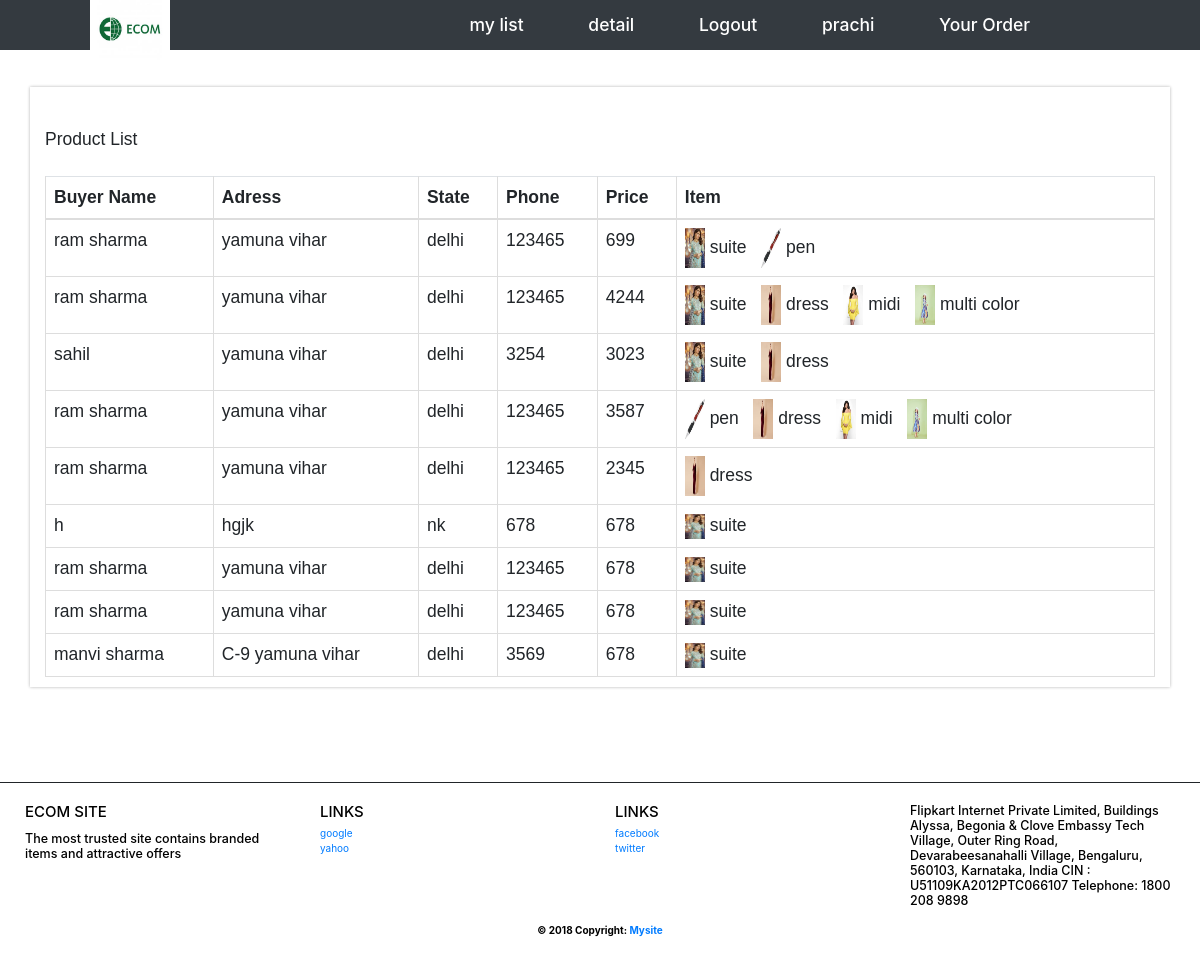
The app's page /show_order/ (signed in), older data.
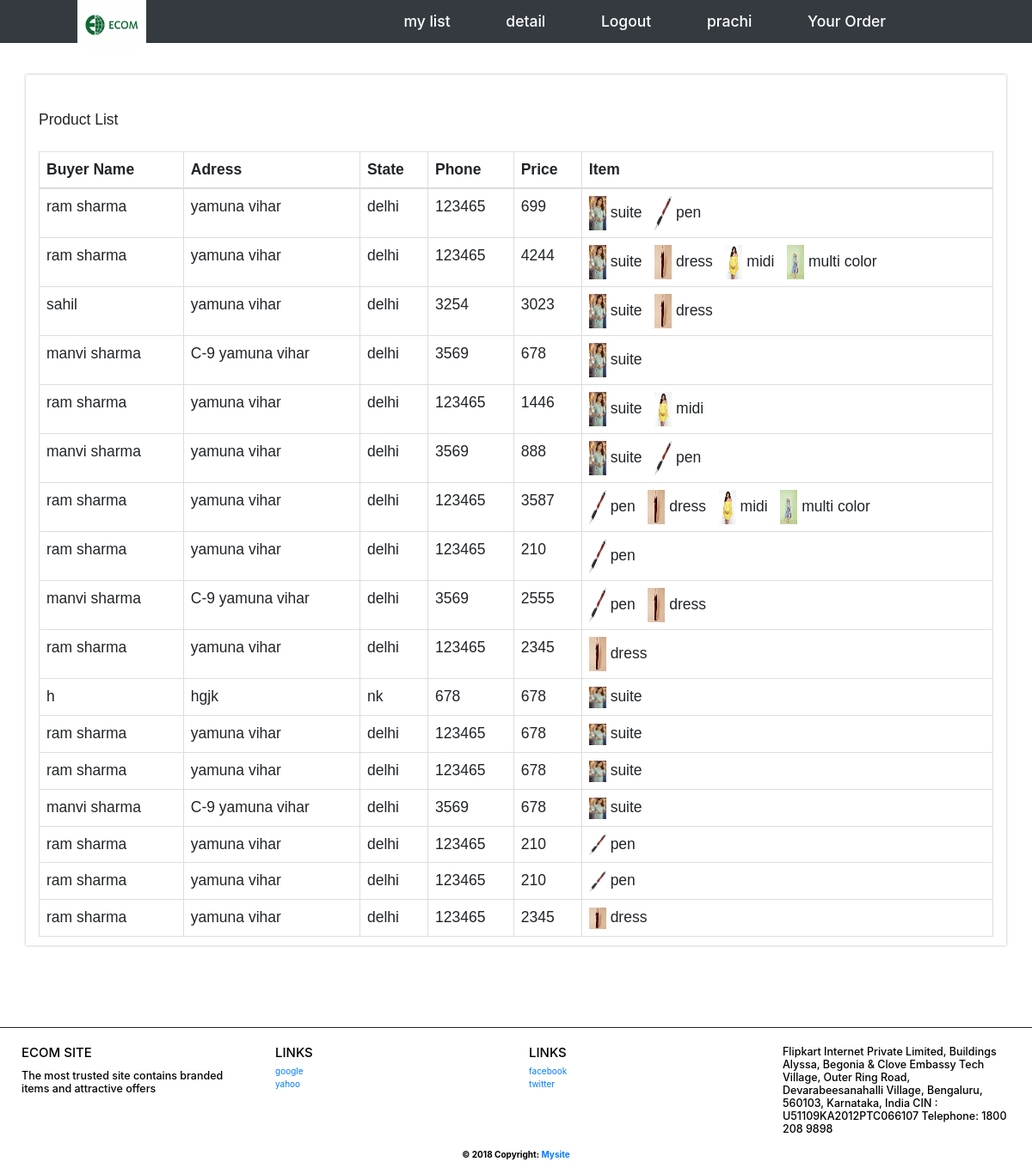
The same page, newer data.
### user/models.py (models this page shows, shortened)
class deliever(models.Model):
    delieve=models.ForeignKey(Orderdetail, on_delete=models.CASCADE)
    Total_price = models.IntegerField()
    item = models.ManyToManyField(data)

class Orderdetail(models.Model):
    name = models.CharField(max_length=400)
    buyername = models.CharField(max_length=400)
    address = models.CharField(max_length=400)
    state = models.CharField(max_length=400)
    phone = models.IntegerField()

class data(models.Model):
    vendor_name = models.ForeignKey(User, on_delete=models.CASCADE)
    name = models.CharField(max_length=400)
    price = models.IntegerField()
    img = models.ImageField(upload_to='images/')

class buynow(models.Model):
    buyer_name=models.ForeignKey(User, on_delete=models.CASCADE)
    buyer_item = models.ForeignKey(data, on_delete=models.CASCADE)
    delieve=models.ForeignKey(Orderdetail, on_delete=models.CASCADE, default='')

### user/views.py (the view)
# urls.py: url(r'^show_order/$', views.show_order, name='show_order'),
def show_order(request, template_name='user/showorder.html'):
    post = deliever.objects.filter(item__vendor_name=request.user).distinct()
    list = {}
    list['object_list'] = post
    tost = buynow.objects.filter(buyer_item__vendor_name=request.user)
    list['object'] = tost
    return render(request, template_name, list)

### user/templates/user/showorder.html
{% extends "user/vendor_base.html" %}
 {% block content %}
<div class="container"><br><br>
  <h3>Product List</h3><br>
  <table class="table table-bordered">
    <thead>
      <tr>
        <th>Buyer Name</th>
        <th>Adress</th>
        <th>State</th>
          <th>Phone</th>
          <th>Price</th>
          <th>Item </th>
      </tr>
    </thead>
    <tbody>
{% for post in object_list  %}
      <tr>
        <td>{{post.delieve.name }}</td>
        <td>{{post.delieve.address }}</td>
        <td>{{post.delieve.state }}</td>
          <td>{{post.delieve.phone }}</td>
          <td>{{post.Total_price}}</td>
<td>
{% for item in post.item.all %}
          <img src="{{item.img.url}}" style="width:20px; height: 40px;" alt="Card image cap">&nbsp;{{ item.name }}&nbsp;&nbsp;
          {% endfor %}</td>
          {% endfor %}
      </tr>
{% for post in object %}
      <tr>
        <td>{{post.delieve.name}}</td>
        <td>{{post.delieve.address }}</td>
        <td>{{post.delieve.state}}</td>
          <td>{{post.delieve.phone }}</td>
          <td>{{post.buyer_item.price}}</td>
          <td><img src="{{post.buyer_item.img.url}}" style="width:20px; height: 25px;" alt="Card image cap">
          {{post.buyer_item.name}}</td>
      </tr>
 {% endfor %}
    </tbody>
  </table>
</div>
{% endblock %}

Row changes from the older to the newer data that the page shows:
added deliever: delieve.name "manvi sharma", delieve.address "C-9 yamuna vihar", delieve.state "delhi", delieve.phone "3569", Total_price "678", data (img (picture), name "suite")
added deliever: delieve.name "ram sharma", delieve.address "yamuna vihar", delieve.state "delhi", delieve.phone "123465", Total_price "1446", data (img (picture), name "suite"), data (img (picture), name "midi")
added deliever: delieve.name "manvi sharma", delieve.address "yamuna vihar", delieve.state "delhi", delieve.phone "3569", Total_price "888", data (img (picture), name "suite"), data (img (picture), name "pen")
added deliever: delieve.name "ram sharma", delieve.address "yamuna vihar", delieve.state "delhi", delieve.phone "123465", Total_price "210", data (img (picture), name "pen")
added deliever: delieve.name "manvi sharma", delieve.address "C-9 yamuna vihar", delieve.state "delhi", delieve.phone "3569", Total_price "2555", data (img (picture), name "pen"), data (img (picture), name "dress")
added buynow: delieve.name "ram sharma", delieve.address "yamuna vihar", delieve.state "delhi", delieve.phone "123465", buyer_item.price "210", buyer_item.img (picture), buyer_item.name "pen"
added buynow: delieve.name "ram sharma", delieve.address "yamuna vihar", delieve.state "delhi", delieve.phone "123465", buyer_item.price "210", buyer_item.img (picture), buyer_item.name "pen"
added buynow: delieve.name "ram sharma", delieve.address "yamuna vihar", delieve.state "delhi", delieve.phone "123465", buyer_item.price "2345", buyer_item.img (picture), buyer_item.name "dress"
